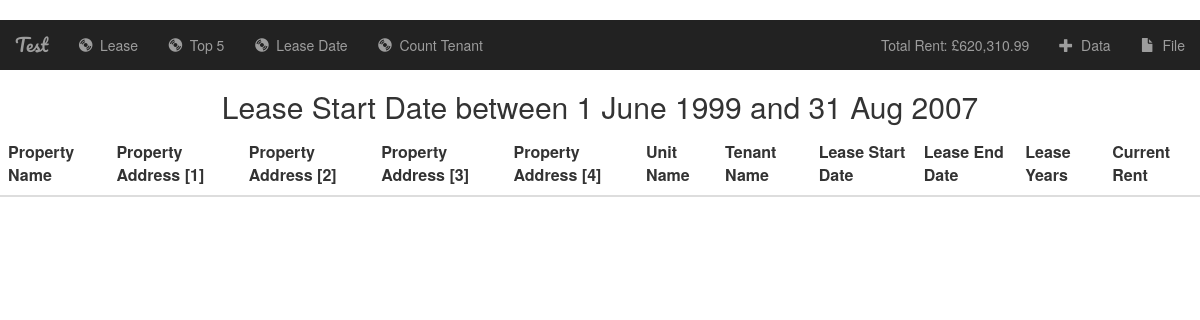
The page /lease on the database as committed earlier.
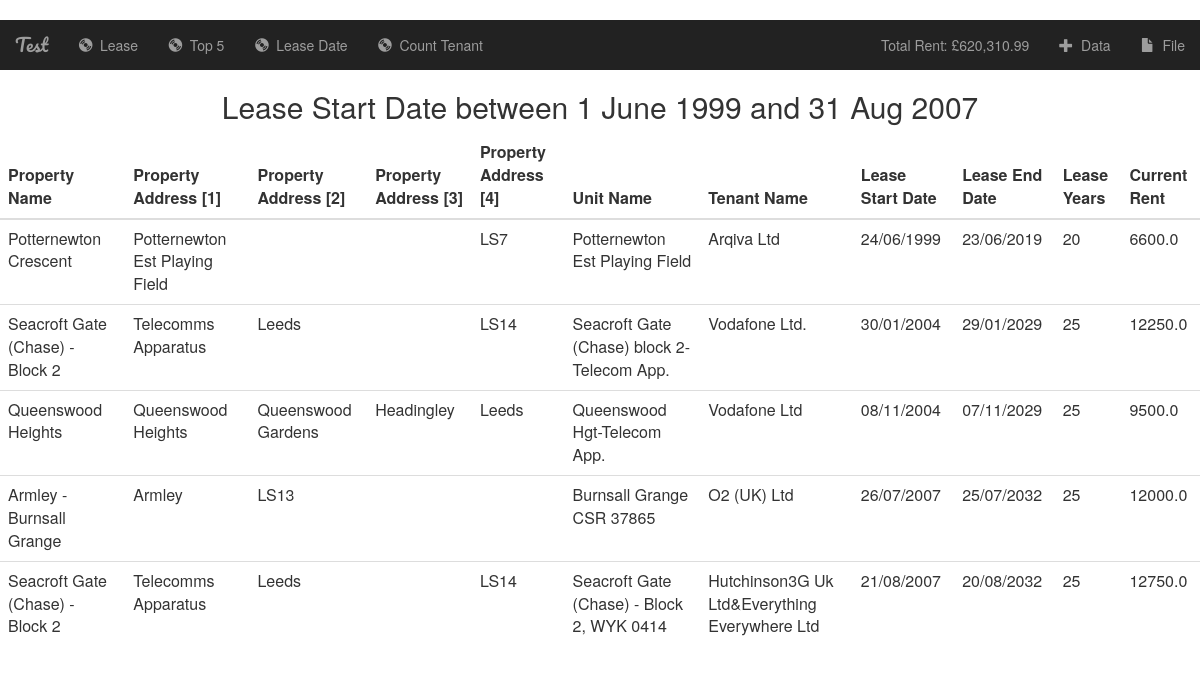
The same page on the database as committed later.
### gov/models.py (models this page shows, shortened)
class Data(models.Model):
    property_name = models.CharField(default="",max_length=1000, blank=False)
    property_address1 = models.CharField(default="",max_length=1000, blank=True)
    property_address2 = models.CharField(default="",max_length=1000, blank=True)
    property_address3 = models.CharField(default="",max_length=1000, blank=True)
    property_address4 = models.CharField(default="",max_length=1000, blank=True)
    unit_name = models.CharField(default="",max_length=1000,blank=False)
    tenant_name = models.CharField(default="",max_length=1000,blank=False)
    lease_start_date = models.DateField(default=datetime.date.today,blank=True)
    lease_end_date = models.DateField(default=datetime.date.today,blank=True)
    lease_years = models.IntegerField(default=0,blank=True)
    current_rent = models.FloatField(default=0.0,blank=True)

### gov/views.py (the view)
# urls.py: path('lease', views.LeaseDateView.as_view(), name='lease'), # get data between two dates
class LeaseDateView(generic.ListView):
    template_name = 'gov/lease_date.html'
    context_object_name = 'all_data'
    def get_queryset(self):
        format = '%d-%b-%y' # data format
        start_date = datetime.strptime("01-Jun-99", format) # start date
        end_date = datetime.strptime("31-Aug-07", format) # end date
        return [Data.objects.filter(lease_start_date__range=(start_date, end_date)), # query data between
                Data.objects.aggregate(Sum('current_rent'))] # query sum rent

### gov/templates/gov/lease_date.html
{% extends 'gov/base.html' %}
{% block body %}
<center><h2>Lease Start Date between 1 June 1999 and 31 Aug 2007</h2></center>
<table class="table table-hover">
    <thead>
        <tr>
            <th>Property Name</th>
            <th>Property Address [1]</th>
            <th>Property Address [2]</th>
            <th>Property Address [3]</th>
            <th>Property Address [4]</th>
            <th>Unit Name</th>
            <th>Tenant Name</th>
            <th>Lease Start Date</th>
            <th>Lease End Date</th>
            <th>Lease Years</th>
            <th>Current Rent</th>
        </tr>
    </thead>
    <tbody>
        {% for data in all_data.0 %}
        <tr>
            <td>{{ data.property_name }}</td>
            <td>{{ data.property_address1 }}</td>
            <td>{{ data.property_address2 }}</td>
            <td>{{ data.property_address3 }}</td>
            <td>{{ data.property_address4 }}</td>
            <td>{{ data.unit_name }}</td>
            <td>{{ data.tenant_name }}</td>
            <td>{{ data.lease_start_date | date:"d/m/Y" }}</td>
            <td>{{ data.lease_end_date | date:"d/m/Y"}}</td>
            <td>{{ data.lease_years }}</td>
            <td>{{ data.current_rent }}</td>
        </tr>
        {% endfor %}
    </tbody>
</table>
{% endblock %}

### gov/templates/gov/base.html (shortened to what this page needs)
﻿{% load humanize %}
<!DOCTYPE html>
<html lang="en">
<head>
    {% load static %}
    <link rel="stylesheet" href="https://maxcdn.bootstrapcdn.com/bootstrap/3.3.7/css/bootstrap.min.css">
    <link href="https://gitcdn.github.io/bootstrap-toggle/2.2.2/css/bootstrap-toggle.min.css" rel="stylesheet">
    <link rel="stylesheet" type="text/css" href="{% static 'gov/style.css' %}" />
</head>
<body>
    <nav class="navbar navbar-inverse">
        <div class="container-fuild">
            <div class="navbar-header">
                <a class="navbar-brand" href="{% url 'gov:index' %}">Test</a>
            </div>
            <div class="collapse navbar-collapse" id="topNavBar">
                <ul class="nav navbar-nav">
                    <li class="">
                        <a href="{% url 'gov:index' %}">
                            <span class="glyphicon glyphicon-cd" aria-hidden="true"></span>&nbsp; Lease
                        </a>
                    </li>
                    <li class="">
                        <a href="{% url 'gov:desc' %}">
                            <span class="glyphicon glyphicon-cd" aria-hidden="true"></span>&nbsp; Top 5
                        </a>
                    </li>
                    <li class="">
                        <a href="{% url 'gov:lease' %}">
                            <span class="glyphicon glyphicon-cd" aria-hidden="true"></span>&nbsp; Lease Date
                        </a>
                    </li>
                    <li class="">
                        <a href="{% url 'gov:count' %}">
                            <span class="glyphicon glyphicon-cd" aria-hidden="true"></span>&nbsp; Count Tenant
                        </a>
                    </li>
                </ul>
                <ul class="nav navbar-nav navbar-right">
                    <li class="">
                        <a href="">
                            &nbsp; Total Rent: £{{ all_data.1.current_rent__sum | intcomma }}
                        </a>
                    </li>
                    <li class="">
                        <a href="{% url 'gov:gov-add' %}">
                            <span class="glyphicon glyphicon-plus" aria-hidden="true"></span>&nbsp; Data
                        </a>
                    </li>
                    <li class="">
                        <a href="{% url 'gov:upload_csv' %}">
                            <span class="glyphicon glyphicon-file" aria-hidden="true"></span>&nbsp; File
                        </a>
                    </li>
                </ul>
            </div>
        </div>
    </nav>
    {% block body %}
    {% endblock %}
</body>
</html>

### gov/static/gov/style.css (style rules this page uses)
.navbar { border: none; border-radius: 0; }
.navbar-brand { font-family: 'Pacifico', cursive; }

Rows that differ between the two databases and show on the page:
added Data: property_name "Potternewton Crescent", property_address1 "Potternewton Est Playing Field", property_address4 "LS7", unit_name "Potternewton Est Playing Field", tenant_name "Arqiva Ltd", lease_start_date "24/06/1999", lease_end_date "23/06/2019", lease_years "20", current_rent "6600.0"
added Data: property_name "Seacroft Gate (Chase) - Block 2", property_address1 "Telecomms Apparatus", property_address2 "Leeds", property_address4 "LS14", unit_name "Seacroft Gate (Chase) block 2-Telecom App.", tenant_name "Vodafone Ltd.", lease_start_date "30/01/2004", lease_end_date "29/01/2029", lease_years "25", current_rent "12250.0"
added Data: property_name "Queenswood Heights", property_address1 "Queenswood Heights", property_address2 "Queenswood Gardens", property_address3 "Headingley", property_address4 "Leeds", unit_name "Queenswood Hgt-Telecom App.", tenant_name "Vodafone Ltd", lease_start_date "08/11/2004", lease_end_date "07/11/2029", lease_years "25", current_rent "9500.0"
added Data: property_name "Armley - Burnsall Grange", property_address1 "Armley", property_address2 "LS13", unit_name "Burnsall Grange CSR 37865", tenant_name "O2 (UK) Ltd", lease_start_date "26/07/2007", lease_end_date "25/07/2032", lease_years "25", current_rent "12000.0"
added Data: property_name "Seacroft Gate (Chase) - Block 2", property_address1 "Telecomms Apparatus", property_address2 "Leeds", property_address4 "LS14", unit_name "Seacroft Gate (Chase) - Block 2, WYK 0414", tenant_name "Hutchinson3G Uk Ltd&Everything Everywhere Ltd", lease_start_date "21/08/2007", lease_end_date "20/08/2032", lease_years "25", current_rent "12750.0"
